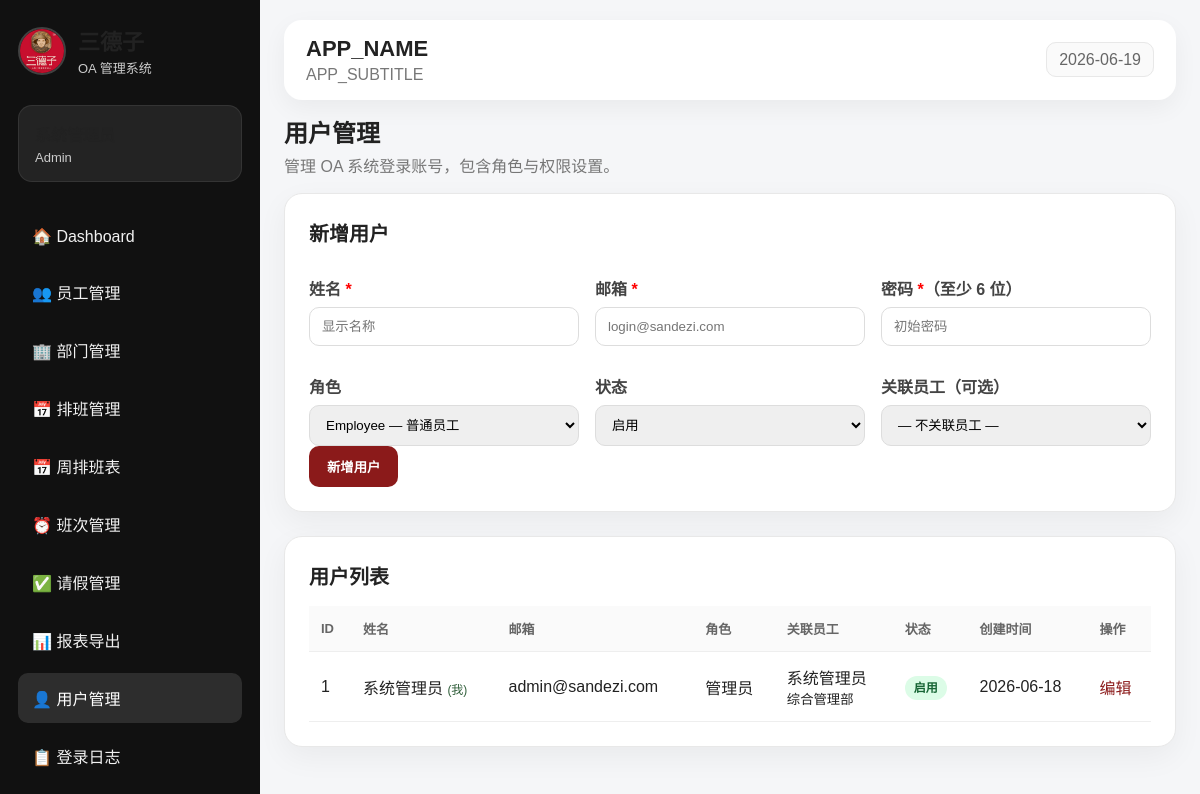
/users.php (signed in), run on the app's committed database.
### tables this page shows
CREATE TABLE users (
    id            INT AUTO_INCREMENT PRIMARY KEY,
    employee_id   INT NULL,
    name          VARCHAR(100) NOT NULL,
    email         VARCHAR(150) NOT NULL UNIQUE,
    password_hash VARCHAR(255) NOT NULL,
    role          ENUM('Admin','Manager','Employee') NOT NULL DEFAULT 'Employee',
    status        ENUM('active','inactive') NOT NULL DEFAULT 'active',
    created_at    TIMESTAMP DEFAULT CURRENT_TIMESTAMP,
    FOREIGN KEY (employee_id) REFERENCES employees(id) ON DELETE SET NULL
);

CREATE TABLE employees (
    id            INT AUTO_INCREMENT PRIMARY KEY,
    name          VARCHAR(100) NOT NULL,
    department_id INT NULL,
    position      VARCHAR(100) NOT NULL,
    phone         VARCHAR(50),
    email         VARCHAR(150),
    status        ENUM('active','inactive') NOT NULL DEFAULT 'active',
    created_at    TIMESTAMP DEFAULT CURRENT_TIMESTAMP,
    FOREIGN KEY (department_id) REFERENCES departments(id) ON DELETE SET NULL
);

CREATE TABLE departments (
    id          INT AUTO_INCREMENT PRIMARY KEY,
    name        VARCHAR(100) NOT NULL,
    description VARCHAR(255),
    created_at  TIMESTAMP DEFAULT CURRENT_TIMESTAMP
);

### auth.php (called while the page is built, shortened)
<?php
function current_user() {
    return $_SESSION['user'] ?? null;
}
function safe($value) {
    return htmlspecialchars((string)$value, ENT_QUOTES, 'UTF-8');
}
?>

### users.php (the view, shortened to what this page needs)
<?php
require_once __DIR__ . '/header.php';
$users = $pdo->query("
    SELECT u.*, e.name AS employee_name, e.position, d.name AS department_name
    FROM users u
    LEFT JOIN employees e ON u.employee_id = e.id
    LEFT JOIN departments d ON e.department_id = d.id
    ORDER BY u.id ASC
")->fetchAll();
?>
<div class="page-title">
    <h2>用户管理</h2>
    <p>管理 OA 系统登录账号，包含角色与权限设置。</p>
</div>
<section class="panel">
    <h2>新增用户</h2>
    <form method="POST">
        <div class="form-grid">
            <div>
                <label>姓名 <span style="color:red">*</span></label>
                <input type="text" name="name" required placeholder="显示名称">
            </div>
            <div>
                <label>邮箱 <span style="color:red">*</span></label>
                <input type="email" name="email" required placeholder="login@sandezi.com">
            </div>
            <div>
                <label>密码 <span style="color:red">*</span>（至少 6 位）</label>
                <input type="password" name="password" required placeholder="初始密码">
            </div>
            <div>
                <label>角色</label>
                <select name="role">
                    <option value="Employee">Employee — 普通员工</option>
                </select>
            </div>
            <div>
                <label>状态</label>
                <select name="status">
                    <option value="active">启用</option>
                </select>
            </div>
            <div>
                <label>关联员工（可选）</label>
                <select name="employee_id">
                    <option value="">— 不关联员工 —</option>
                </select>
            </div>
        </div>
        <button class="btn" type="submit">新增用户</button>
    </form>
</section>
<section class="panel">
    <h2>用户列表</h2>
    <table>
        <tr>
            <th>ID</th>
            <th>姓名</th>
            <th>邮箱</th>
            <th>角色</th>
            <th>关联员工</th>
            <th>状态</th>
            <th>创建时间</th>
            <th>操作</th>
        </tr>
        <?php foreach ($users as $u):
            $is_me = (intval($u['id']) === intval(current_user()['id']));
        ?>
        <tr>
            <td><?= safe($u['id']) ?></td>
            <td><?= safe($u['name']) ?> <?= $is_me ? '<span style="color:#315f3b;font-size:12px">(我)</span>' : '' ?></td>
            <td><?= safe($u['email']) ?></td>
            <td>
                <?php
                $role_labels = ['Admin'=>'管理员','Manager'=>'主管','Employee'=>'员工'];
                echo safe($role_labels[$u['role']] ?? $u['role']);
                ?>
            </td>
            <td>
                <?= $u['employee_name'] ? safe($u['employee_name']) . '<br><small>' . safe($u['department_name'] ?? '') . '</small>' : '<span style="color:#aaa">—</span>' ?>
            </td>
            <td>
                <span class="badge" style="background:<?= $u['status']==='active'?'#dcfce7;color:#166534':'#fee2e2;color:#9b1c1c' ?>">
                    <?= $u['status'] === 'active' ? '启用' : '停用' ?>
                </span>
            </td>
            <td><?= safe(substr($u['created_at'], 0, 10)) ?></td>
            <td>
                <a href="user_edit.php?id=<?= safe($u['id']) ?>">编辑</a>
            </td>
        </tr>
        <?php endforeach; ?>
    </table>
</section>
<?php require_once __DIR__ . '/footer.php'; ?>

### assets/style.css (style rules this page uses)
* { box-sizing: border-box; }
:root { --primary: #8b1a1a; --primary-dark: #641010; --bg: #f5f6f8; --card: #ffffff; --text: #222; --muted: #777; --border: #e8e8e8; --green: #2e7d32; }
body { margin: 0; font-family: Arial, "Microsoft YaHei", sans-serif; background: var(--bg); color: var(--text); }
a { color: var(--primary); text-decoration: none; }
.page-title { margin-bottom: 14px; }
.page-title h2 { margin: 0; font-size: 24px; }
.page-title p { color: var(--muted); margin-top: 4px; }
.panel { background: white; border-radius: 18px; padding: 24px; box-shadow: 0 10px 30px rgba(0,0,0,0.05); border: 1px solid var(--border); margin-bottom: 24px; }
.panel h2 { margin-top: 0; font-size: 20px; }
table { width: 100%; border-collapse: collapse; overflow: hidden; }
th { text-align: left; background: #fafafa; color: #666; font-size: 13px; }
th, td { padding: 13px 12px; border-bottom: 1px solid #eee; }
.form-grid { display: grid; grid-template-columns: repeat(3, minmax(180px, 1fr)); gap: 16px; align-items: end; }
label { display: block; color: #444; font-weight: bold; margin-top: 12px; }
input, select, textarea { width: 100%; border: 1px solid #ddd; border-radius: 10px; padding: 11px 12px; margin-top: 7px; font-family: inherit; }
button, .btn-light { display: inline-block; border: none; background: var(--primary); color: white; padding: 11px 18px; border-radius: 10px; cursor: pointer; font-weight: bold; }
.badge { background: #fff1f1; color: var(--primary); padding: 5px 9px; border-radius: 999px; font-size: 12px; font-weight: bold; }

### data on the page
users: id "1", name "系统管理员", shows "(我)", email "admin@sandezi.com", role "管理员", employee.name "系统管理员", departments.name "综合管理部", status "启用", created_at "2026-06-18"

### other printed values
safe($user['role']) "Admin"
safe(APP_NAME) "APP_NAME"
safe(APP_SUBTITLE) "APP_SUBTITLE"
